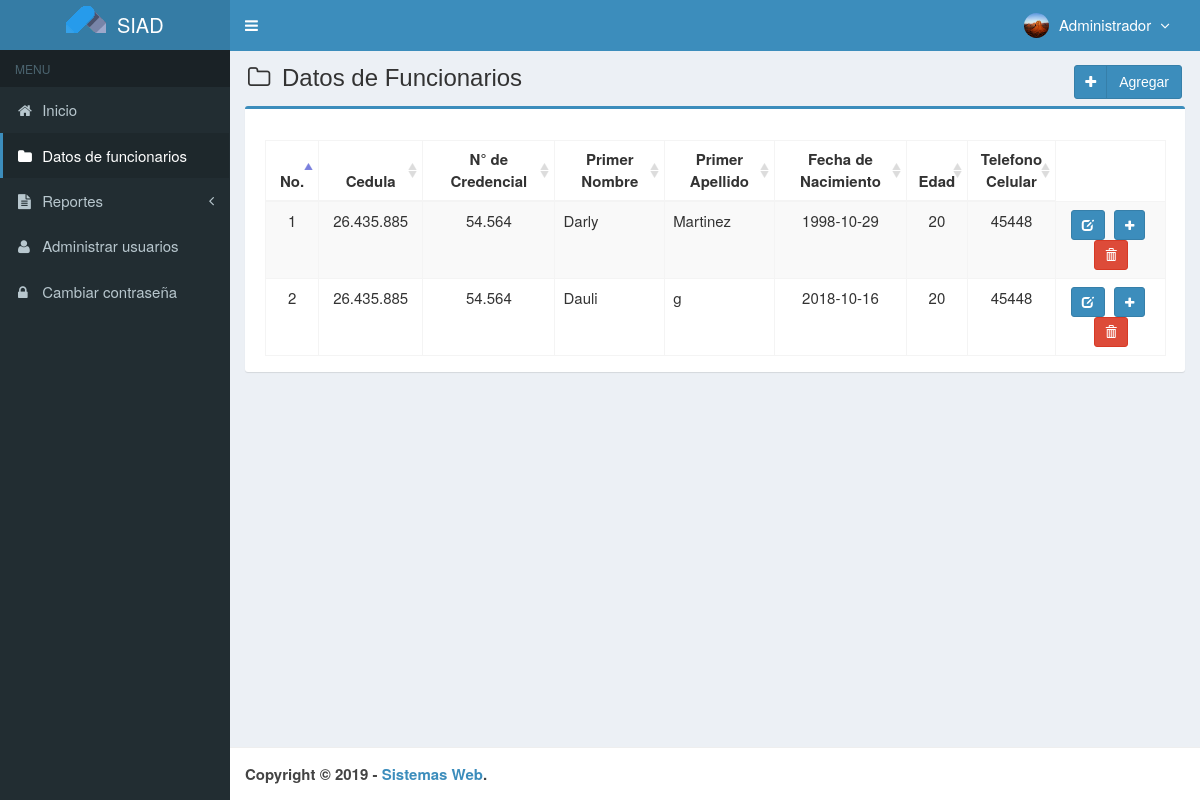
Before: /main.php?module=medicines (signed in) with the older database file.
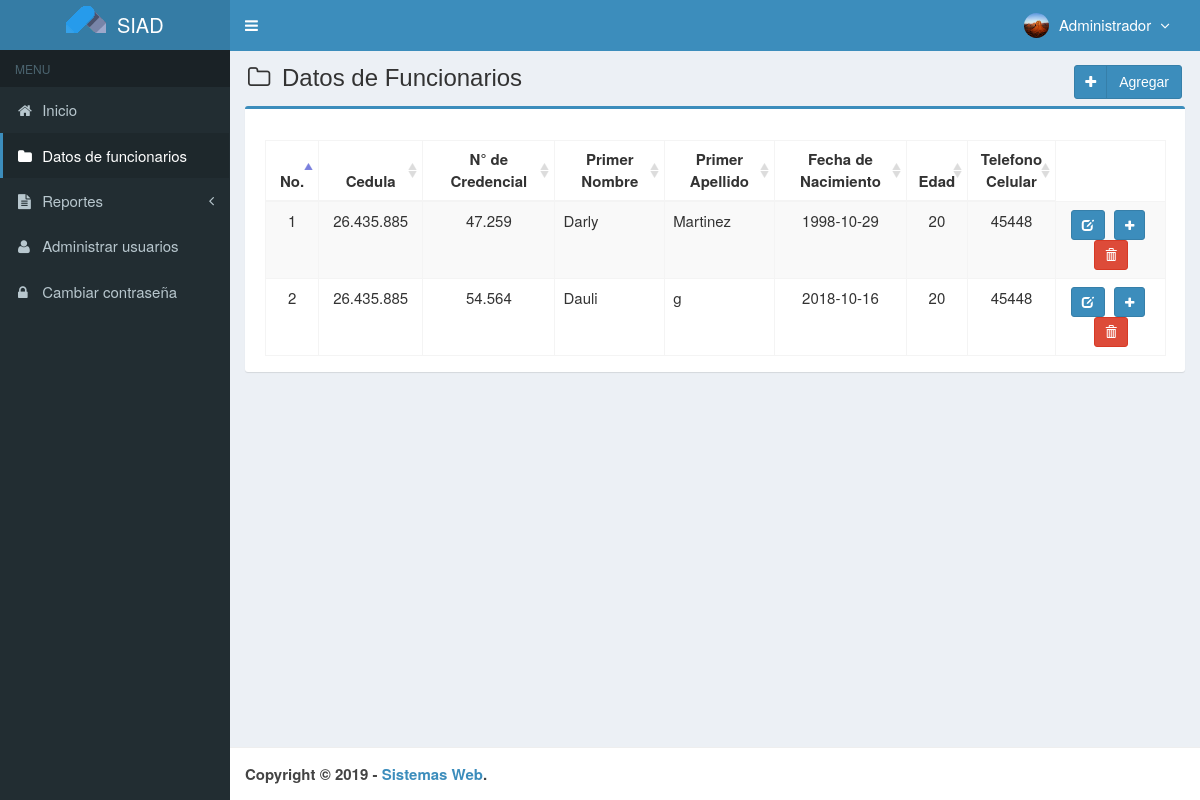
After: the same page with the newer database file.
### tables this page shows
CREATE TABLE `medicamentos` (
  `codigo` varchar(7) NOT NULL,
  `nombre` varchar(50) NOT NULL,
  `precio_compra` int(11) NOT NULL,
  `precio_venta` int(11) NOT NULL,
  `unidad` varchar(20) NOT NULL,
  `stock` int(11) NOT NULL,
  `created_user` int(3) NOT NULL,
  `created_date` timestamp NOT NULL DEFAULT CURRENT_TIMESTAMP,
  `updated_user` int(3) NOT NULL,
  `updated_date` timestamp NOT NULL DEFAULT CURRENT_TIMESTAMP ON UPDATE CURRENT_TIMESTAMP,
  `p_nombre` varchar(50) NOT NULL,
  `cedula` int(10) NOT NULL,
  `credencial` int(20) NOT NULL,
  `p_apellido` varchar(50) NOT NULL,
  `fec_nac` date NOT NULL,
  `edad` int(3) NOT NULL,
  `s_nombre` varchar(50) NOT NULL,
  `s_apellido` varchar(50) NOT NULL,
  `rif` int(15) NOT NULL,
  `genero` int(11) NOT NULL,
  `tel_cel` int(11) NOT NULL,
  `tel_hab` int(11) NOT NULL,
  `tel_emerg` int(11) NOT NULL,
  `municipio` varchar(50) NOT NULL,
  `calle` varchar(50) NOT NULL,
  `casa` varchar(50) NOT NULL,
  `parroquia` varchar(50) NOT NULL,
  `estado` varchar(50) NOT NULL,
  `ciudad` varchar(50) NOT NULL,
  `avenida` varchar(50) NOT NULL,
  `codigo_cp` int(20) NOT NULL,
  `serial_cp` int(20) NOT NULL,
  `estado_c` varchar(50) NOT NULL,
  `lugar_nac` varchar(50) NOT NULL,
  `correo_e` varchar(50) NOT NULL,
  `grado_inst` varchar(50) NOT NULL,
  `correo_i` varchar(50) NOT NULL,
  `tipo_s` varchar(50) NOT NULL,
  `medicamen` varchar(100) NOT NULL,
  `discapacidad` varchar(100) NOT NULL,
  `alergias` varchar(100) NOT NULL,
  `nota` varchar(200) NOT NULL,
  `notas` varchar(400) NOT NULL,
  `fec_ing` varchar(100) NOT NULL,
  `tiempo_s` varchar(50) NOT NULL,
  `ubic_fis` varchar(150) NOT NULL,
  `p_nombref` varchar(50) NOT NULL,
  `s_nombref` varchar(100) NOT NULL,
  `p_apellidof` varchar(100) NOT NULL,
  `s_apellidof` varchar(50) NOT NULL,
  `cedulaf` int(9) NOT NULL,
  `fec_nacf` varchar(100) NOT NULL,
  `edadf` varchar(3) NOT NULL,
  `generof` varchar(50) NOT NULL,
  `parentesco` varchar(50) NOT NULL,
  `estudiante` varchar(50) NOT NULL,
  `funcionario` varchar(50) NOT NULL,
  `inf_medf` varchar(200) NOT NULL,
  `tipo_v` varchar(200) NOT NULL,
  `placa` varchar(50) NOT NULL,
  `combustible` varchar(50) NOT NULL,
  `serial_carro` varchar(50) NOT NULL,
  `marca` varchar(50) NOT NULL,
  `modelo` varchar(50) NOT NULL,
  `color` varchar(50) NOT NULL,
  `alo` varchar(50) NOT NULL,
  `tipo_d` varchar(50) NOT NULL,
  `n_serial` varchar(50) NOT NULL,
  `marca_d` varchar(50) NOT NULL,
  `modelo_d` varchar(50) NOT NULL,
  `calibre` varchar(50) NOT NULL,
  `estatus` varchar(50) NOT NULL,
  `selec_div` varchar(50) NOT NULL,
  `cargo` varchar(50) NOT NULL,
  `rango` varchar(50) NOT NULL,
  `direccion` varchar(100) NOT NULL
);

### config/fungsi_rupiah.php (called while the page is built, shortened)
<?php
function format_rupiah($angka){
  $rupiah=number_format($angka,0,',','.');
  return $rupiah;
}
?>

### modules/medicines/view.php (the view, shortened to what this page needs)
<section class="content-header">
  <h1>
    <i class="fa fa-folder-o icon-title"></i> Datos de Funcionarios
      <a class="btn btn-primary btn-social pull-right" href="?module=form_medicines&form=add" title="agregar" data-toggle="tooltip">
    <i class="fa fa-plus"></i> Agregar
      </a>
  </h1>
</section>
<section class="content">
<div class="row">
<div class="col-md-12">
<div class="box box-primary">
<div class="box-body">
  <table id="dataTables1" class="table table-bordered table-striped table-hover">
    <thead>
      <tr>
        <th class="center">No.</th>
        <th class="center">Cedula</th>
        <th class="center">N° de Credencial</th>
        <th class="center">Primer Nombre</th>
        <th class="center">Primer Apellido</th>
        <th class="center">Fecha de Nacimiento</th>
        <th class="center">Edad</th>
        <th class="center">Telefono Celular</th>
      </tr>
    </thead>
          <tbody>
            <?php
            $no = 1;
            $query = mysqli_query($mysqli, "SELECT codigo,cedula,credencial,p_apellido,p_nombre,fec_nac,edad,tel_cel FROM medicamentos ORDER BY codigo DESC")
                                            or die('error: '.mysqli_error($mysqli));
            while ($data = mysqli_fetch_assoc($query)) {
              $cedula = format_rupiah($data['cedula']);
              $credencial = format_rupiah($data['credencial']);
              echo "<tr>
                      <td width='30' class='center'>$no</td>
                      <td width='70' align='center'>$cedula</td>
                      <td width='100' align='center'>$credencial</td>
                      <td width='80' align='left'>$data[p_nombre]</td>
                      <td width='80' align='left'>$data[p_apellido]</td>
                      <td width='100' align='center'>$data[fec_nac]</td>
                      <td width='20' align='center'>$data[edad]</td>
                      <td width='20' align='center'>$data[tel_cel]</td>
                      <td class='center' width='80'>
                      <div>
                      <a data-toggle='tooltip' data-placement='top' title='Modificar' style='margin-right:5px' class='btn btn-primary btn-sm' href='?module=form_medicines&form=edit&id=$data[codigo]'>
                          <i style='color:#fff' class='glyphicon glyphicon-edit'></i>
                      </a>
                      <a data-toggle='tooltip' data-placement='top' title='Ver Perfil' style='margin-right:5px' class='btn btn-primary btn-sm' href='?module=form_medicines_transaction&form=add'>
                          <i style='color:#fff' class='fa fa-plus'></i>
                      </a>";
            ?>
                          <a data-toggle="tooltip" data-placement="top" title="Eliminar" class="btn btn-danger btn-sm" href="modules/medicines/proses.php?act=delete&id=<?php echo $data['codigo'];?>" onclick="return confirm('estas seguro de eliminar <?php echo $data['p_nombre']; ?> ?');">
                              <i style="color:#fff" class="glyphicon glyphicon-trash"></i>
                          </a>
            <?php
              echo "    </div>
                      </td>
                    </tr>";
              $no++;
            }
            ?>
</tbody>
</table>
</div>
</div>
</div>
</div>
</section><!-- /.content

Changed rows visible on the page:
changed medicamentos "Darly": credencial "54.564" → "47.259"
